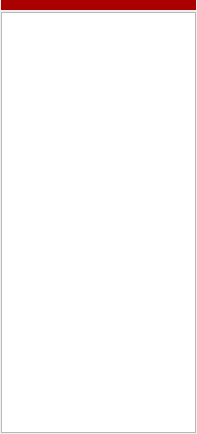
<?xml version="1.0" encoding="UTF-8"?>
<ui version="4.0">
 <class>Dialog</class>
 <widget class="QDialog" name="Dialog">
  <property name="geometry">
   <rect>
    <x>0</x>
    <y>0</y>
    <width>197</width>
    <height>434</height>
   </rect>
  </property>
  <property name="windowTitle">
   <string>Пачки</string>
  </property>
  <layout class="QGridLayout" name="gridLayout">
   <property name="leftMargin">
    <number>1</number>
   </property>
   <property name="topMargin">
    <number>0</number>
   </property>
   <property name="rightMargin">
    <number>1</number>
   </property>
   <property name="bottomMargin">
    <number>1</number>
   </property>
   <property name="spacing">
    <number>2</number>
   </property>
   <item row="0" column="0">
    <widget class="QWidget" name="sw_new_cut_2" native="true">
     <property name="minimumSize">
      <size>
       <width>0</width>
       <height>10</height>
      </size>
     </property>
     <property name="styleSheet">
      <string notr="true">background-color: rgb(170, 0, 0);</string>
     </property>
    </widget>
   </item>
   <item row="1" column="0">
    <widget class="QListWidget" name="listWidget">
     <property name="font">
      <font>
       <family>Tahoma</family>
       <pointsize>8</pointsize>
      </font>
     </property>
    </widget>
   </item>
  </layout>
 </widget>
 <resources/>
 <connections>
  <connection>
   <sender>listWidget</sender>
   <signal>itemDoubleClicked(QListWidgetItem*)</signal>
   <receiver>Dialog</receiver>
   <slot>ui_select()</slot>
   <hints>
    <hint type="sourcelabel">
     <x>65</x>
     <y>255</y>
    </hint>
    <hint type="destinationlabel">
     <x>298</x>
     <y>241</y>
    </hint>
   </hints>
  </connection>
 </connections>
 <slots>
  <slot>ui_select()</slot>
 </slots>
</ui>
